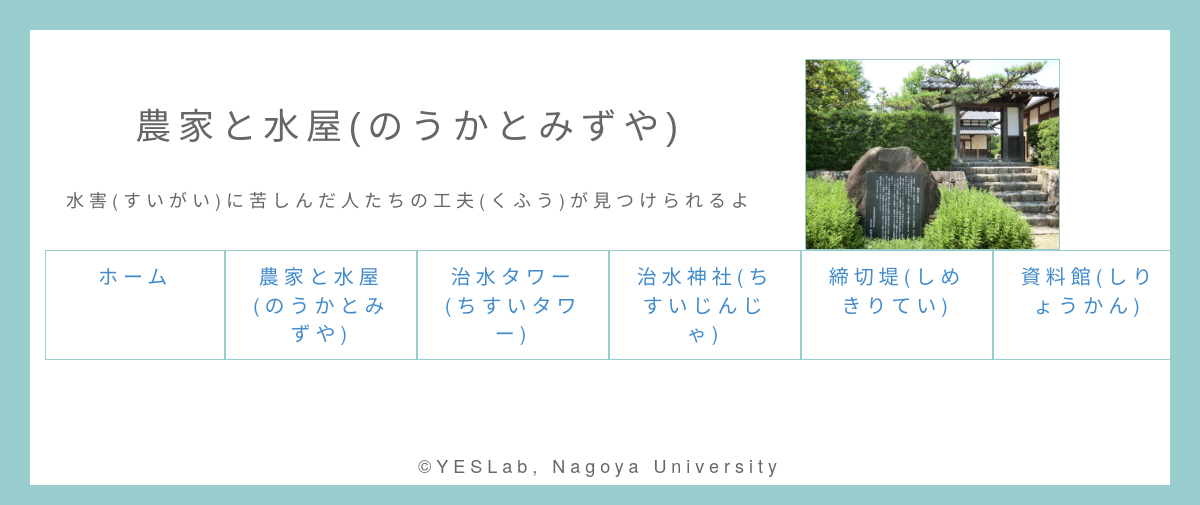
The page /spot.php?id=1 on the database as committed earlier.
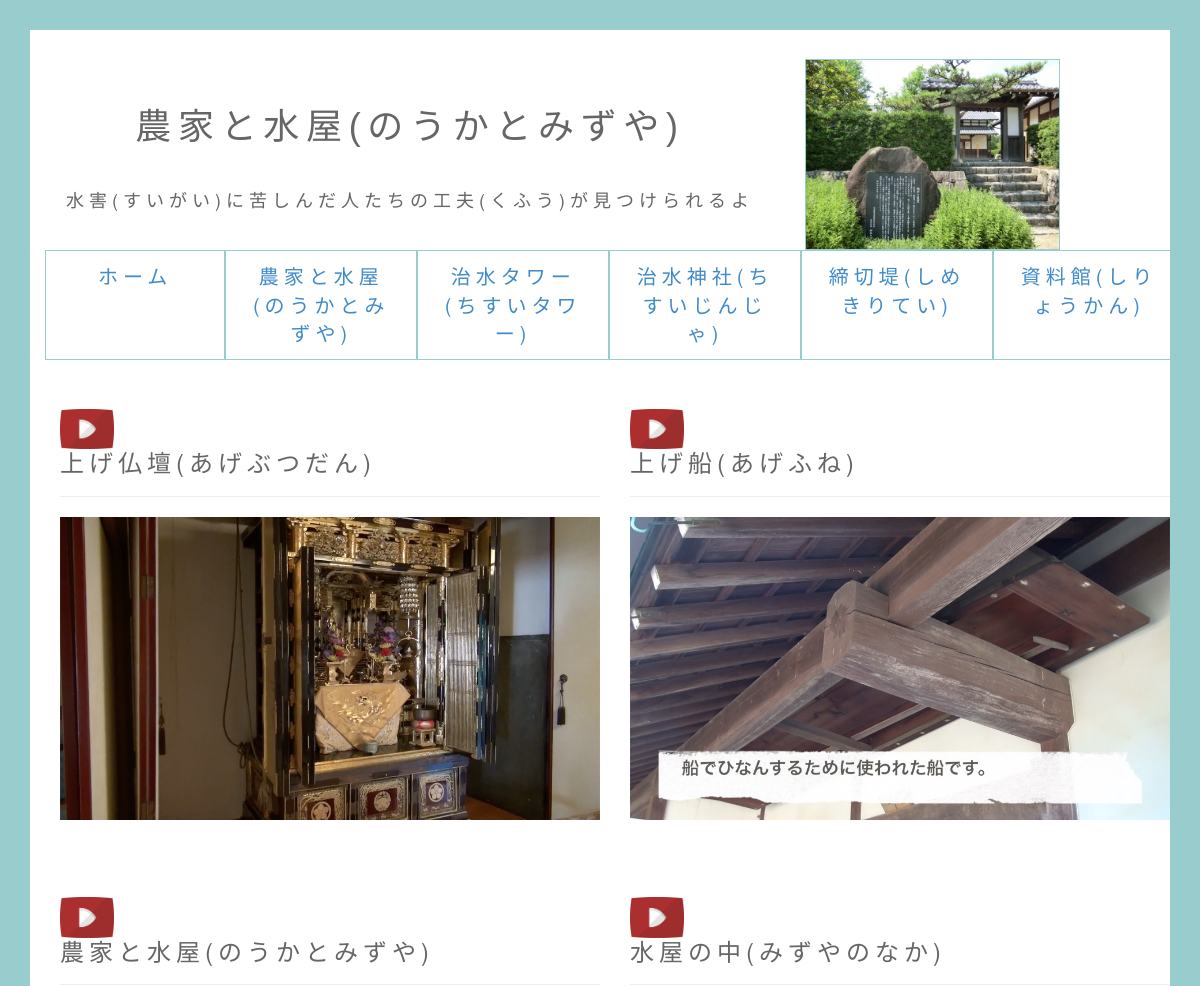
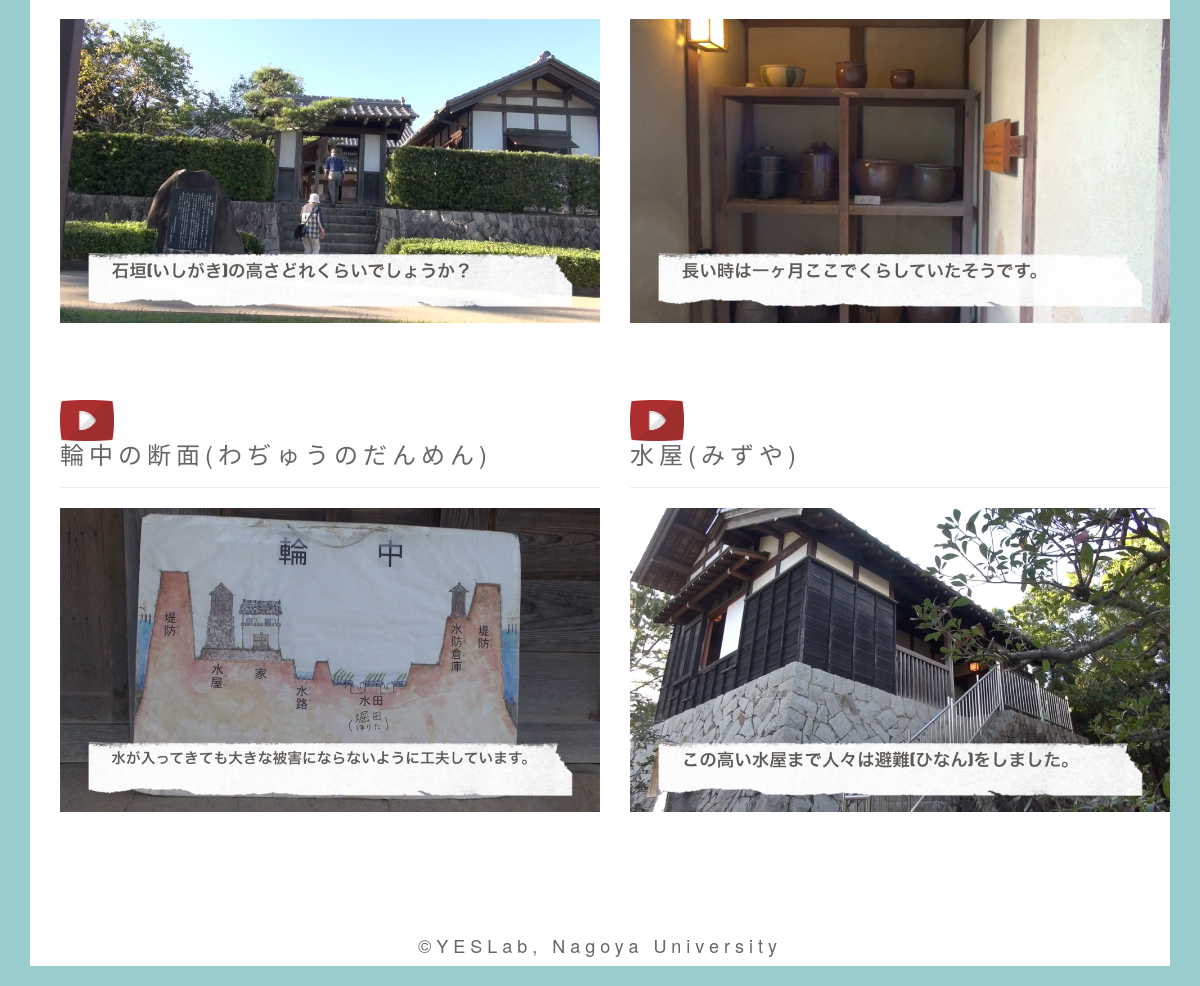
The same page on the database as committed later (2 pictures, top to bottom).
### tables this page shows
CREATE TABLE `kiso_spot` (
  `id` int(11) NOT NULL,
  `spot_id` int(11) NOT NULL,
  `spot_name` text NOT NULL,
  `spot_photo` text NOT NULL,
  `spot_icon` text NOT NULL,
  `spot_text` text NOT NULL,
  `spot_boolean` tinyint(1) NOT NULL,
  `spot_created` datetime NOT NULL,
  `spot_modified` timestamp NOT NULL DEFAULT CURRENT_TIMESTAMP ON UPDATE CURRENT_TIMESTAMP
);

CREATE TABLE `kiso_movie` (
  `movie_id` int(11) NOT NULL,
  `spot_id` int(11) NOT NULL,
  `movie_path` text NOT NULL,
  `movie_img` text NOT NULL,
  `movie_title` text NOT NULL,
  `movie_boolean` tinyint(1) NOT NULL,
  `movie_created` datetime NOT NULL,
  `movie_modified` timestamp NOT NULL DEFAULT CURRENT_TIMESTAMP ON UPDATE CURRENT_TIMESTAMP
);

### spot.php (the view, shortened to what this page needs)
<?php
require('dbconnect.php');
$db = mysql_connect($DBSERVER, $DBUSER, $DBPASSWORD) or die(mysql_error());
?>
<?php
$id = $_GET['id'];
$recordSet = mysql_query("SELECT * FROM kiso_spot WHERE spot_id ='$id'",$db);
$data = mysql_fetch_assoc($recordSet);
$recordSetMovie = mysql_query("SELECT * FROM kiso_movie WHERE  movie_boolean=1 AND spot_id='$id'", $db);
?>
<!DOCTYPE html>
<html lang="ja">
<head>
	<link href="css/bootstrap.min.css" rel="stylesheet">
	<link href="//netdna.bootstrapcdn.com/bootstrap/3.0.0/css/bootstrap-glyphicons.css" rel="stylesheet">
	<link href="css/spotstyle.css" rel="stylesheet" type="text/css">
</head>
<body>
<header>
	<div class="text-center">
	<div id="box" class="col-xs-8">
	<br />
	<br />
		<h2><?php echo $data['spot_name'];?></h2><br />
		<h4><?php echo $data['spot_text'];?></h4>
	</div>
<br />
	<div class="col-xs-3">
		<div id="photoimg"><img src="photo/<?php echo $data['spot_photo'];?>.jpg"width="100%"></div>
	</div>
	<div class="col-xs-1">
	</div>
	</div>
</header>
<div class="container">
	<ul class="nav nav-justified">
		<li><a href="../kiso_guide2.0">ホーム</a></li>
		<li><a href="spot.php?id=1">農家と水屋(のうかとみずや)</a></li>
		<li><a href="spot.php?id=2">治水タワー(ちすいタワー)</a></li>
		<li><a href="spot.php?id=5">治水神社(ちすいじんじゃ)</a></li>
		<li><a href="spot.php?id=6">締切堤(しめきりてい)</a></li>
		<li><a href="spot.php?id=8">資料館(しりょうかん)</a></li>
	</ul><br />
	<div class="text-left">
		<?php
			while($movie_data = mysql_fetch_assoc($recordSetMovie)){
		?>
			<div id="movie" class="col-xs-6">
				<h3><img src="icon/movie.png" width=10% class="img-responsive"><?php echo $movie_data['movie_title'];?></h3>
				<hr>
				<a href="play.php?id=<?php echo $movie_data['movie_id'];?>">
				<img src="movie_photo/<?php echo $movie_data['movie_img'];?>.jpg" class="img-responsive" width="100%">
				</a>
				<br />
				<br />
			</div>
		<?php
			}
		?>
	</div>
</div>
<br />
<br />
<footer>
	<h4 class="text-center">&copy;YESLab, Nagoya University</h4>
</footer>
</body>
</html>

### css/spotstyle.css (style rules this page uses)
body { font-size: 20px; color: #666666; letter-spacing: 5px; border: 30px solid#99CCCC }
h2 { font-family:"07YasashisaAntique","MS Pゴシック",sans-serif; font-size: 180%; letter-spacing: 5pt; margin-bottom: 5px; }
li { padding: 1px; border: 1px solid#99CCCC }
#photoimg { border: solid 1px #99CCCC; }

Rows that differ between the two databases and show on the page:
now on this page (row edited): kiso_movie: movie_title "上げ仏壇(あげぶつだん)", movie_img (picture)
now on this page (row edited): kiso_movie: movie_title "上げ船(あげふね)", movie_img (picture)
now on this page (row edited): kiso_movie: movie_title "農家と水屋(のうかとみずや)", movie_img (picture)
now on this page (row edited): kiso_movie: movie_title "水屋の中(みずやのなか)", movie_img (picture)
now on this page (row edited): kiso_movie: movie_title "輪中の断面(わぢゅうのだんめん)", movie_img (picture)
now on this page (row edited): kiso_movie: movie_title "水屋(みずや)", movie_img (picture)
